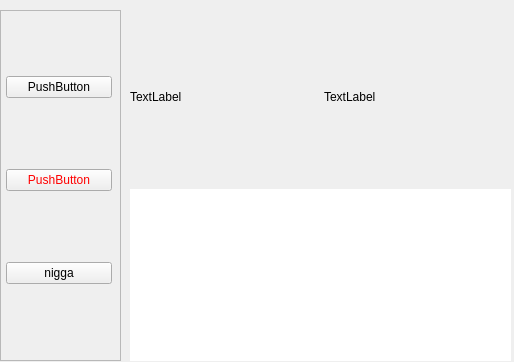
<?xml version="1.0" encoding="UTF-8"?>
<ui version="4.0">
 <class>Form</class>
 <widget class="QWidget" name="Form">
  <property name="geometry">
   <rect>
    <x>0</x>
    <y>0</y>
    <width>514</width>
    <height>362</height>
   </rect>
  </property>
  <property name="windowTitle">
   <string>Form</string>
  </property>
  <widget class="QScrollArea" name="scrollArea">
   <property name="geometry">
    <rect>
     <x>0</x>
     <y>10</y>
     <width>121</width>
     <height>351</height>
    </rect>
   </property>
   <property name="widgetResizable">
    <bool>true</bool>
   </property>
   <widget class="QWidget" name="scrollAreaWidgetContents">
    <property name="geometry">
     <rect>
      <x>0</x>
      <y>0</y>
      <width>119</width>
      <height>349</height>
     </rect>
    </property>
    <widget class="QWidget" name="verticalLayoutWidget">
     <property name="geometry">
      <rect>
       <x>0</x>
       <y>0</y>
       <width>111</width>
       <height>341</height>
      </rect>
     </property>
     <layout class="QVBoxLayout" name="verticalLayout">
      <property name="leftMargin">
       <number>5</number>
      </property>
      <item>
       <widget class="QPushButton" name="pushButton_3">
        <property name="text">
         <string>PushButton</string>
        </property>
       </widget>
      </item>
      <item>
       <widget class="QPushButton" name="pushButton_2">
        <property name="baseSize">
         <size>
          <width>100</width>
          <height>1111</height>
         </size>
        </property>
        <property name="styleSheet">
         <string notr="true">color :  red </string>
        </property>
        <property name="text">
         <string>PushButton</string>
        </property>
       </widget>
      </item>
      <item>
       <widget class="QPushButton" name="pushButton">
        <property name="enabled">
         <bool>true</bool>
        </property>
        <property name="text">
         <string>nigga</string>
        </property>
       </widget>
      </item>
     </layout>
    </widget>
   </widget>
  </widget>
  <widget class="QWidget" name="verticalLayoutWidget_2">
   <property name="geometry">
    <rect>
     <x>130</x>
     <y>10</y>
     <width>381</width>
     <height>351</height>
    </rect>
   </property>
   <layout class="QVBoxLayout" name="verticalLayout_2">
    <item>
     <layout class="QHBoxLayout" name="horizontalLayout_5">
      <item>
       <widget class="QLabel" name="label_8">
        <property name="text">
         <string>TextLabel</string>
        </property>
       </widget>
      </item>
      <item>
       <widget class="QLabel" name="label_7">
        <property name="text">
         <string>TextLabel</string>
        </property>
       </widget>
      </item>
     </layout>
    </item>
    <item>
     <widget class="QLabel" name="label_9">
      <property name="styleSheet">
       <string notr="true">background-color: rgb(255, 255, 255);</string>
      </property>
      <property name="text">
       <string/>
      </property>
     </widget>
    </item>
   </layout>
  </widget>
 </widget>
 <resources/>
 <connections/>
</ui>
